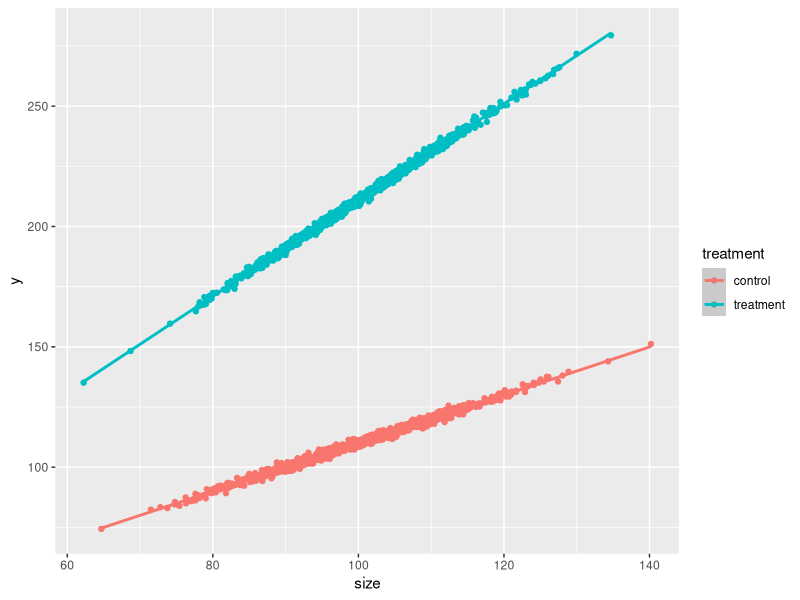
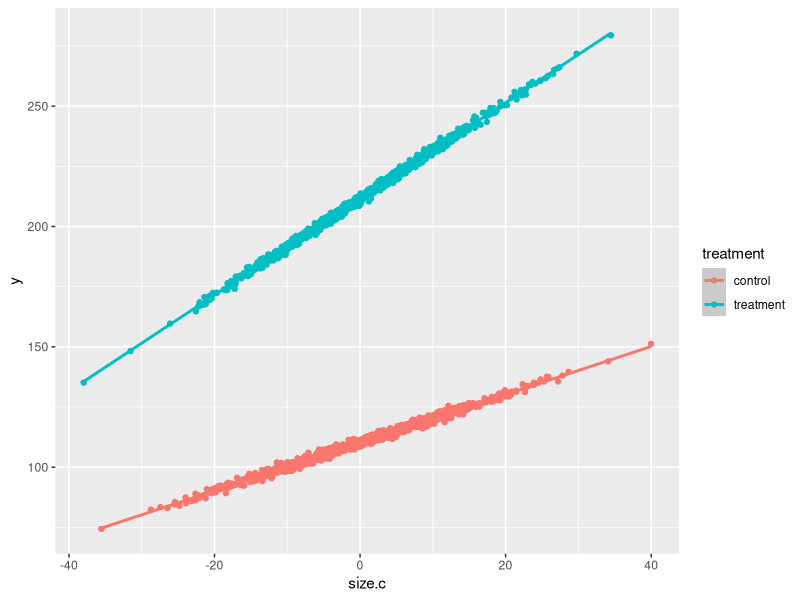

Here is the R script that generated these plots, in order:
## ---- chunk 1
knitr::opts_chunk$set(echo = TRUE)

library(data.table)
library(ggplot2)
## ---- chunk 2
n <- 10^3
b0 <- 10 # mean of ref
b1 <- 1 # effect of treatment
b2 <- 1 # effect of size
b3 <- 1 # treatment x size interaction
b <- c(b0, b1, b2, b3)
sigma <- 1
fd <- data.table(
  treatment=rep(c("control", "treatment"), each=2),
  size=rnorm(n=n*2, mean=100, sd=10)
)
X <- model.matrix(~ treatment*size, data=fd)
y_vec <- (X%*%b)[,1] + rnorm(n*2, mean=0, sd=sigma)
fd[, y := y_vec]
fd[, size.c := size-mean(size)]

qplot(x=size, y=y, color=treatment, data=fd) + geom_smooth(method="lm")
qplot(x=size.c, y=y, color=treatment, data=fd) + geom_smooth(method="lm")

# fit model
m1 <- lm(y ~ treatment*size, data=fd)
coef(summary(m1))
m2 <- lm(y ~ treatment*size.c, data=fd)
coef(summary(m2))

